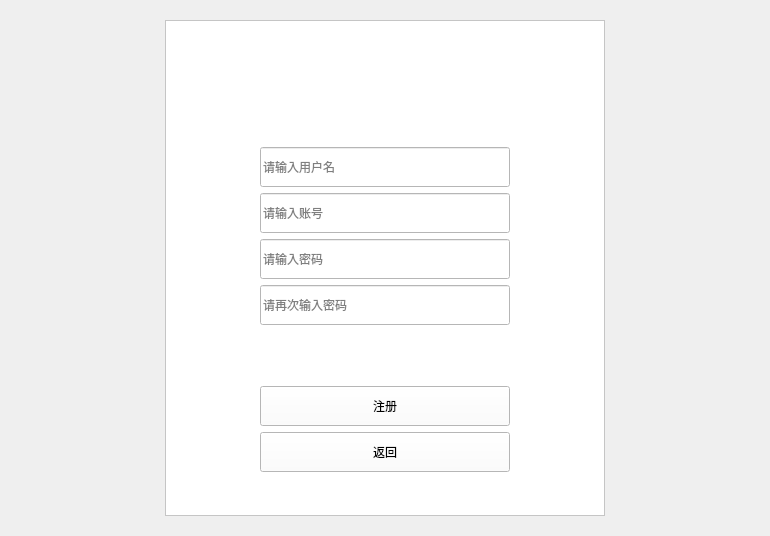
<?xml version="1.0" encoding="UTF-8"?>
<ui version="4.0">
 <class>Login</class>
 <widget class="QWidget" name="Login">
  <property name="geometry">
   <rect>
    <x>0</x>
    <y>0</y>
    <width>770</width>
    <height>536</height>
   </rect>
  </property>
  <property name="maximumSize">
   <size>
    <width>16777215</width>
    <height>536</height>
   </size>
  </property>
  <property name="windowTitle">
   <string>Login</string>
  </property>
  <property name="windowIcon">
   <iconset>
    <normaloff>:/Login.jpg</normaloff>:/Login.jpg</iconset>
  </property>
  <layout class="QGridLayout" name="gridLayout_3">
   <item row="0" column="0">
    <layout class="QVBoxLayout" name="verticalLayout">
     <item>
      <spacer name="verticalSpacer_27">
       <property name="orientation">
        <enum>Qt::Vertical</enum>
       </property>
       <property name="sizeHint" stdset="0">
        <size>
         <width>20</width>
         <height>40</height>
        </size>
       </property>
      </spacer>
     </item>
     <item>
      <spacer name="verticalSpacer_28">
       <property name="orientation">
        <enum>Qt::Vertical</enum>
       </property>
       <property name="sizeHint" stdset="0">
        <size>
         <width>20</width>
         <height>40</height>
        </size>
       </property>
      </spacer>
     </item>
     <item>
      <widget class="QStackedWidget" name="stackedWidget">
       <property name="currentIndex">
        <number>0</number>
       </property>
       <widget class="QWidget" name="page_2">
        <layout class="QGridLayout" name="gridLayout_2">
         <item row="0" column="1">
          <spacer name="verticalSpacer_25">
           <property name="orientation">
            <enum>Qt::Vertical</enum>
           </property>
           <property name="sizeHint" stdset="0">
            <size>
             <width>20</width>
             <height>40</height>
            </size>
           </property>
          </spacer>
         </item>
         <item row="1" column="1">
          <spacer name="verticalSpacer_24">
           <property name="orientation">
            <enum>Qt::Vertical</enum>
           </property>
           <property name="sizeHint" stdset="0">
            <size>
             <width>20</width>
             <height>40</height>
            </size>
           </property>
          </spacer>
         </item>
         <item row="3" column="2">
          <spacer name="horizontalSpacer_8">
           <property name="orientation">
            <enum>Qt::Horizontal</enum>
           </property>
           <property name="sizeHint" stdset="0">
            <size>
             <width>40</width>
             <height>20</height>
            </size>
           </property>
          </spacer>
         </item>
         <item row="3" column="0">
          <spacer name="horizontalSpacer_23">
           <property name="orientation">
            <enum>Qt::Horizontal</enum>
           </property>
           <property name="sizeHint" stdset="0">
            <size>
             <width>40</width>
             <height>20</height>
            </size>
           </property>
          </spacer>
         </item>
         <item row="2" column="1">
          <spacer name="verticalSpacer_23">
           <property name="orientation">
            <enum>Qt::Vertical</enum>
           </property>
           <property name="sizeHint" stdset="0">
            <size>
             <width>20</width>
             <height>40</height>
            </size>
           </property>
          </spacer>
         </item>
         <item row="3" column="1">
          <widget class="QFrame" name="frame_2">
           <property name="styleSheet">
            <string notr="true">background-color: rgb(255, 255, 255);</string>
           </property>
           <property name="frameShape">
            <enum>QFrame::StyledPanel</enum>
           </property>
           <property name="frameShadow">
            <enum>QFrame::Raised</enum>
           </property>
           <layout class="QGridLayout" name="gridLayout_4">
            <item row="0" column="1">
             <layout class="QVBoxLayout" name="verticalLayout_3">
              <property name="leftMargin">
               <number>0</number>
              </property>
              <property name="topMargin">
               <number>0</number>
              </property>
              <property name="rightMargin">
               <number>0</number>
              </property>
              <item alignment="Qt::AlignHCenter|Qt::AlignVCenter">
               <widget class="QLabel" name="label_3">
                <property name="minimumSize">
                 <size>
                  <width>100</width>
                  <height>100</height>
                 </size>
                </property>
                <property name="maximumSize">
                 <size>
                  <width>100</width>
                  <height>100</height>
                 </size>
                </property>
                <property name="contextMenuPolicy">
                 <enum>Qt::ActionsContextMenu</enum>
                </property>
                <property name="layoutDirection">
                 <enum>Qt::LeftToRight</enum>
                </property>
                <property name="autoFillBackground">
                 <bool>false</bool>
                </property>
                <property name="styleSheet">
                 <string notr="true">border-image: url(:/image/icon/Icon.jpg);</string>
                </property>
                <property name="text">
                 <string/>
                </property>
                <property name="alignment">
                 <set>Qt::AlignCenter</set>
                </property>
                <property name="wordWrap">
                 <bool>false</bool>
                </property>
                <property name="openExternalLinks">
                 <bool>false</bool>
                </property>
               </widget>
              </item>
              <item>
               <spacer name="verticalSpacer">
                <property name="orientation">
                 <enum>Qt::Vertical</enum>
                </property>
                <property name="sizeHint" stdset="0">
                 <size>
                  <width>20</width>
                  <height>40</height>
                 </size>
                </property>
               </spacer>
              </item>
              <item>
               <widget class="QLineEdit" name="UserNameUP">
                <property name="minimumSize">
                 <size>
                  <width>250</width>
                  <height>40</height>
                 </size>
                </property>
                <property name="placeholderText">
                 <string>请输入用户名</string>
                </property>
               </widget>
              </item>
              <item>
               <widget class="QLineEdit" name="Account">
                <property name="minimumSize">
                 <size>
                  <width>150</width>
                  <height>40</height>
                 </size>
                </property>
                <property name="placeholderText">
                 <string>请输入账号</string>
                </property>
               </widget>
              </item>
              <item>
               <widget class="QLineEdit" name="PasswordUp">
                <property name="minimumSize">
                 <size>
                  <width>0</width>
                  <height>40</height>
                 </size>
                </property>
                <property name="placeholderText">
                 <string>请输入密码</string>
                </property>
               </widget>
              </item>
              <item>
               <widget class="QLineEdit" name="RePasswordUp">
                <property name="minimumSize">
                 <size>
                  <width>0</width>
                  <height>40</height>
                 </size>
                </property>
                <property name="placeholderText">
                 <string>请再次输入密码</string>
                </property>
               </widget>
              </item>
              <item>
               <spacer name="verticalSpacer_5">
                <property name="orientation">
                 <enum>Qt::Vertical</enum>
                </property>
                <property name="sizeHint" stdset="0">
                 <size>
                  <width>20</width>
                  <height>40</height>
                 </size>
                </property>
               </spacer>
              </item>
              <item>
               <spacer name="verticalSpacer_7">
                <property name="orientation">
                 <enum>Qt::Vertical</enum>
                </property>
                <property name="sizeHint" stdset="0">
                 <size>
                  <width>20</width>
                  <height>40</height>
                 </size>
                </property>
               </spacer>
              </item>
              <item>
               <widget class="QLabel" name="LabInformation">
                <property name="text">
                 <string/>
                </property>
               </widget>
              </item>
              <item>
               <spacer name="verticalSpacer_9">
                <property name="orientation">
                 <enum>Qt::Vertical</enum>
                </property>
                <property name="sizeHint" stdset="0">
                 <size>
                  <width>20</width>
                  <height>40</height>
                 </size>
                </property>
               </spacer>
              </item>
              <item>
               <widget class="QPushButton" name="PushButtonSignUp2">
                <property name="minimumSize">
                 <size>
                  <width>0</width>
                  <height>40</height>
                 </size>
                </property>
                <property name="text">
                 <string>注册</string>
                </property>
               </widget>
              </item>
              <item>
               <widget class="QPushButton" name="PushButtonBackspace">
                <property name="minimumSize">
                 <size>
                  <width>0</width>
                  <height>40</height>
                 </size>
                </property>
                <property name="text">
                 <string>返回</string>
                </property>
               </widget>
              </item>
              <item>
               <spacer name="verticalSpacer_4">
                <property name="orientation">
                 <enum>Qt::Vertical</enum>
                </property>
                <property name="sizeHint" stdset="0">
                 <size>
                  <width>20</width>
                  <height>40</height>
                 </size>
                </property>
               </spacer>
              </item>
              <item>
               <spacer name="verticalSpacer_6">
                <property name="orientation">
                 <enum>Qt::Vertical</enum>
                </property>
                <property name="sizeHint" stdset="0">
                 <size>
                  <width>20</width>
                  <height>40</height>
                 </size>
                </property>
               </spacer>
              </item>
              <item>
               <spacer name="verticalSpacer_8">
                <property name="orientation">
                 <enum>Qt::Vertical</enum>
                </property>
                <property name="sizeHint" stdset="0">
                 <size>
                  <width>20</width>
                  <height>40</height>
                 </size>
                </property>
               </spacer>
              </item>
             </layout>
            </item>
            <item row="0" column="0">
             <spacer name="horizontalSpacer_25">
              <property name="orientation">
               <enum>Qt::Horizontal</enum>
              </property>
              <property name="sizeHint" stdset="0">
               <size>
                <width>85</width>
                <height>20</height>
               </size>
              </property>
             </spacer>
            </item>
            <item row="0" column="2">
             <spacer name="horizontalSpacer_26">
              <property name="orientation">
               <enum>Qt::Horizontal</enum>
              </property>
              <property name="sizeHint" stdset="0">
               <size>
                <width>85</width>
                <height>20</height>
               </size>
              </property>
             </spacer>
            </item>
           </layout>
          </widget>
         </item>
        </layout>
       </widget>
       <widget class="QWidget" name="page">
        <layout class="QGridLayout" name="gridLayout">
         <item row="3" column="2">
          <widget class="QFrame" name="frame">
           <property name="styleSheet">
            <string notr="true">background-color: rgb(255, 255, 255);</string>
           </property>
           <property name="frameShape">
            <enum>QFrame::StyledPanel</enum>
           </property>
           <property name="frameShadow">
            <enum>QFrame::Raised</enum>
           </property>
           <layout class="QGridLayout" name="gridLayout_5">
            <item row="0" column="0">
             <spacer name="horizontalSpacer_31">
              <property name="orientation">
               <enum>Qt::Horizontal</enum>
              </property>
              <property name="sizeHint" stdset="0">
               <size>
                <width>85</width>
                <height>20</height>
               </size>
              </property>
             </spacer>
            </item>
            <item row="0" column="2">
             <spacer name="horizontalSpacer_32">
              <property name="orientation">
               <enum>Qt::Horizontal</enum>
              </property>
              <property name="sizeHint" stdset="0">
               <size>
                <width>85</width>
                <height>20</height>
               </size>
              </property>
             </spacer>
            </item>
            <item row="0" column="1">
             <layout class="QVBoxLayout" name="verticalLayout_4">
              <property name="spacing">
               <number>0</number>
              </property>
              <property name="leftMargin">
               <number>0</number>
              </property>
              <property name="topMargin">
               <number>0</number>
              </property>
              <property name="rightMargin">
               <number>0</number>
              </property>
              <item alignment="Qt::AlignHCenter|Qt::AlignVCenter">
               <widget class="QLabel" name="label_4">
                <property name="minimumSize">
                 <size>
                  <width>100</width>
                  <height>100</height>
                 </size>
                </property>
                <property name="maximumSize">
                 <size>
                  <width>100</width>
                  <height>100</height>
                 </size>
                </property>
                <property name="contextMenuPolicy">
                 <enum>Qt::ActionsContextMenu</enum>
                </property>
                <property name="layoutDirection">
                 <enum>Qt::LeftToRight</enum>
                </property>
                <property name="autoFillBackground">
                 <bool>false</bool>
                </property>
                <property name="styleSheet">
                 <string notr="true">border-image: url(:/image/icon/Icon.jpg);</string>
                </property>
                <property name="text">
                 <string/>
                </property>
                <property name="alignment">
                 <set>Qt::AlignLeading|Qt::AlignLeft|Qt::AlignVCenter</set>
                </property>
                <property name="wordWrap">
                 <bool>false</bool>
                </property>
                <property name="openExternalLinks">
                 <bool>false</bool>
                </property>
               </widget>
              </item>
              <item>
               <spacer name="verticalSpacer_3">
                <property name="orientation">
                 <enum>Qt::Vertical</enum>
                </property>
                <property name="sizeHint" stdset="0">
                 <size>
                  <width>20</width>
                  <height>40</height>
                 </size>
                </property>
               </spacer>
              </item>
              <item>
               <widget class="QLineEdit" name="AccountIn">
                <property name="minimumSize">
                 <size>
                  <width>250</width>
                  <height>40</height>
                 </size>
                </property>
                <property name="text">
                 <string>123456</string>
                </property>
                <property name="placeholderText">
                 <string>请输入账号</string>
                </property>
               </widget>
              </item>
              <item>
               <spacer name="verticalSpacer_2">
                <property name="orientation">
                 <enum>Qt::Vertical</enum>
                </property>
                <property name="sizeHint" stdset="0">
                 <size>
                  <width>20</width>
                  <height>40</height>
                 </size>
                </property>
               </spacer>
              </item>
              <item>
               <widget class="QLineEdit" name="PasswordIn">
                <property name="minimumSize">
                 <size>
                  <width>0</width>
                  <height>40</height>
                 </size>
                </property>
                <property name="text">
                 <string>123123</string>
                </property>
                <property name="echoMode">
                 <enum>QLineEdit::Password</enum>
                </property>
                <property name="placeholderText">
                 <string>请输入密码</string>
                </property>
               </widget>
              </item>
              <item>
               <spacer name="verticalSpacer_11">
                <property name="orientation">
                 <enum>Qt::Vertical</enum>
                </property>
                <property name="sizeHint" stdset="0">
                 <size>
                  <width>20</width>
                  <height>40</height>
                 </size>
                </property>
               </spacer>
              </item>
              <item>
               <widget class="QLabel" name="label">
                <property name="text">
                 <string/>
                </property>
               </widget>
              </item>
              <item>
               <spacer name="verticalSpacer_13">
                <property name="orientation">
                 <enum>Qt::Vertical</enum>
                </property>
                <property name="sizeHint" stdset="0">
                 <size>
                  <width>20</width>
                  <height>40</height>
                 </size>
                </property>
               </spacer>
              </item>
              <item>
               <widget class="QPushButton" name="PushButtonSignIn">
                <property name="minimumSize">
                 <size>
                  <width>0</width>
                  <height>40</height>
                 </size>
                </property>
                <property name="text">
                 <string>登录</string>
                </property>
               </widget>
              </item>
              <item>
               <spacer name="verticalSpacer_14">
                <property name="orientation">
                 <enum>Qt::Vertical</enum>
                </property>
                <property name="sizeHint" stdset="0">
                 <size>
                  <width>20</width>
                  <height>40</height>
                 </size>
                </property>
               </spacer>
              </item>
              <item>
               <widget class="QPushButton" name="PushButtonSignUp">
                <property name="minimumSize">
                 <size>
                  <width>0</width>
                  <height>40</height>
                 </size>
                </property>
                <property name="text">
                 <string>注册</string>
                </property>
               </widget>
              </item>
              <item>
               <spacer name="verticalSpacer_15">
                <property name="orientation">
                 <enum>Qt::Vertical</enum>
                </property>
                <property name="sizeHint" stdset="0">
                 <size>
                  <width>20</width>
                  <height>40</height>
                 </size>
                </property>
               </spacer>
              </item>
              <item>
               <spacer name="verticalSpacer_16">
                <property name="orientation">
                 <enum>Qt::Vertical</enum>
                </property>
                <property name="sizeHint" stdset="0">
                 <size>
                  <width>20</width>
                  <height>40</height>
                 </size>
                </property>
               </spacer>
              </item>
             </layout>
            </item>
           </layout>
          </widget>
         </item>
         <item row="1" column="2">
          <spacer name="verticalSpacer_17">
           <property name="orientation">
            <enum>Qt::Vertical</enum>
           </property>
           <property name="sizeHint" stdset="0">
            <size>
             <width>20</width>
             <height>40</height>
            </size>
           </property>
          </spacer>
         </item>
         <item row="3" column="0">
          <spacer name="horizontalSpacer">
           <property name="orientation">
            <enum>Qt::Horizontal</enum>
           </property>
           <property name="sizeHint" stdset="0">
            <size>
             <width>40</width>
             <height>20</height>
            </size>
           </property>
          </spacer>
         </item>
         <item row="3" column="1">
          <spacer name="horizontalSpacer_4">
           <property name="orientation">
            <enum>Qt::Horizontal</enum>
           </property>
           <property name="sizeHint" stdset="0">
            <size>
             <width>40</width>
             <height>20</height>
            </size>
           </property>
          </spacer>
         </item>
         <item row="0" column="2">
          <spacer name="verticalSpacer_21">
           <property name="orientation">
            <enum>Qt::Vertical</enum>
           </property>
           <property name="sizeHint" stdset="0">
            <size>
             <width>20</width>
             <height>40</height>
            </size>
           </property>
          </spacer>
         </item>
         <item row="3" column="3">
          <spacer name="horizontalSpacer_3">
           <property name="orientation">
            <enum>Qt::Horizontal</enum>
           </property>
           <property name="sizeHint" stdset="0">
            <size>
             <width>40</width>
             <height>20</height>
            </size>
           </property>
          </spacer>
         </item>
         <item row="3" column="4">
          <spacer name="horizontalSpacer_2">
           <property name="orientation">
            <enum>Qt::Horizontal</enum>
           </property>
           <property name="sizeHint" stdset="0">
            <size>
             <width>40</width>
             <height>20</height>
            </size>
           </property>
          </spacer>
         </item>
         <item row="4" column="2">
          <spacer name="verticalSpacer_20">
           <property name="orientation">
            <enum>Qt::Vertical</enum>
           </property>
           <property name="sizeHint" stdset="0">
            <size>
             <width>20</width>
             <height>40</height>
            </size>
           </property>
          </spacer>
         </item>
         <item row="5" column="2">
          <spacer name="verticalSpacer_22">
           <property name="orientation">
            <enum>Qt::Vertical</enum>
           </property>
           <property name="sizeHint" stdset="0">
            <size>
             <width>20</width>
             <height>40</height>
            </size>
           </property>
          </spacer>
         </item>
         <item row="2" column="2">
          <spacer name="verticalSpacer_19">
           <property name="orientation">
            <enum>Qt::Vertical</enum>
           </property>
           <property name="sizeHint" stdset="0">
            <size>
             <width>20</width>
             <height>40</height>
            </size>
           </property>
          </spacer>
         </item>
        </layout>
       </widget>
      </widget>
     </item>
     <item>
      <spacer name="verticalSpacer_26">
       <property name="orientation">
        <enum>Qt::Vertical</enum>
       </property>
       <property name="sizeHint" stdset="0">
        <size>
         <width>20</width>
         <height>40</height>
        </size>
       </property>
      </spacer>
     </item>
     <item>
      <spacer name="verticalSpacer_18">
       <property name="orientation">
        <enum>Qt::Vertical</enum>
       </property>
       <property name="sizeHint" stdset="0">
        <size>
         <width>20</width>
         <height>40</height>
        </size>
       </property>
      </spacer>
     </item>
    </layout>
   </item>
  </layout>
 </widget>
 <resources/>
 <connections/>
</ui>
